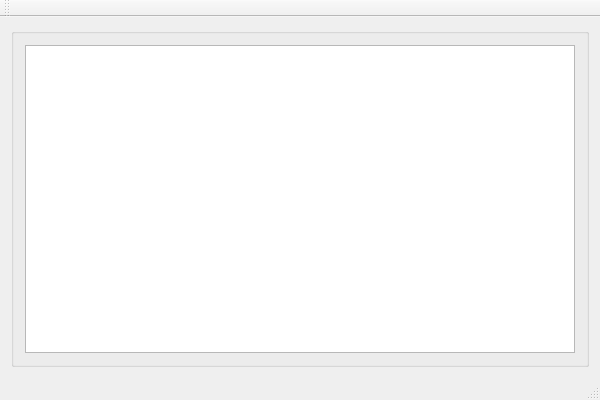
<?xml version="1.0" encoding="UTF-8"?>
<ui version="4.0">
 <class>qtsampleClass</class>
 <widget class="QMainWindow" name="qtsampleClass">
  <property name="geometry">
   <rect>
    <x>0</x>
    <y>0</y>
    <width>600</width>
    <height>400</height>
   </rect>
  </property>
  <property name="windowTitle">
   <string>qtsample</string>
  </property>
  <widget class="QWidget" name="centralWidget">
   <layout class="QVBoxLayout" name="verticalLayout">
    <item>
     <widget class="QGroupBox" name="groupBox">
      <property name="title">
       <string/>
      </property>
      <layout class="QVBoxLayout" name="verticalLayout_2">
       <item>
        <widget class="QTextEdit" name="textEdit"/>
       </item>
      </layout>
     </widget>
    </item>
   </layout>
  </widget>
  <widget class="QMenuBar" name="menuBar">
   <property name="geometry">
    <rect>
     <x>0</x>
     <y>0</y>
     <width>600</width>
     <height>21</height>
    </rect>
   </property>
  </widget>
  <widget class="QToolBar" name="mainToolBar">
   <attribute name="toolBarArea">
    <enum>TopToolBarArea</enum>
   </attribute>
   <attribute name="toolBarBreak">
    <bool>false</bool>
   </attribute>
  </widget>
  <widget class="QStatusBar" name="statusBar"/>
 </widget>
 <layoutdefault spacing="6" margin="11"/>
 <resources>
  <include location="qtsample.qrc"/>
 </resources>
 <connections/>
</ui>
